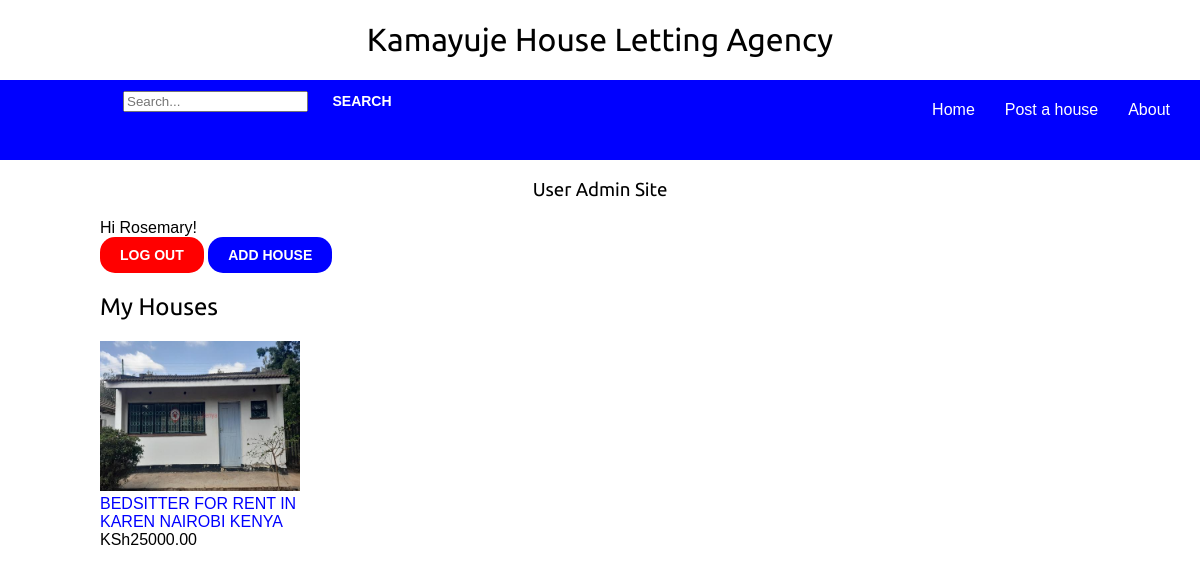
The app's page /user_admin/ (signed in), older data.
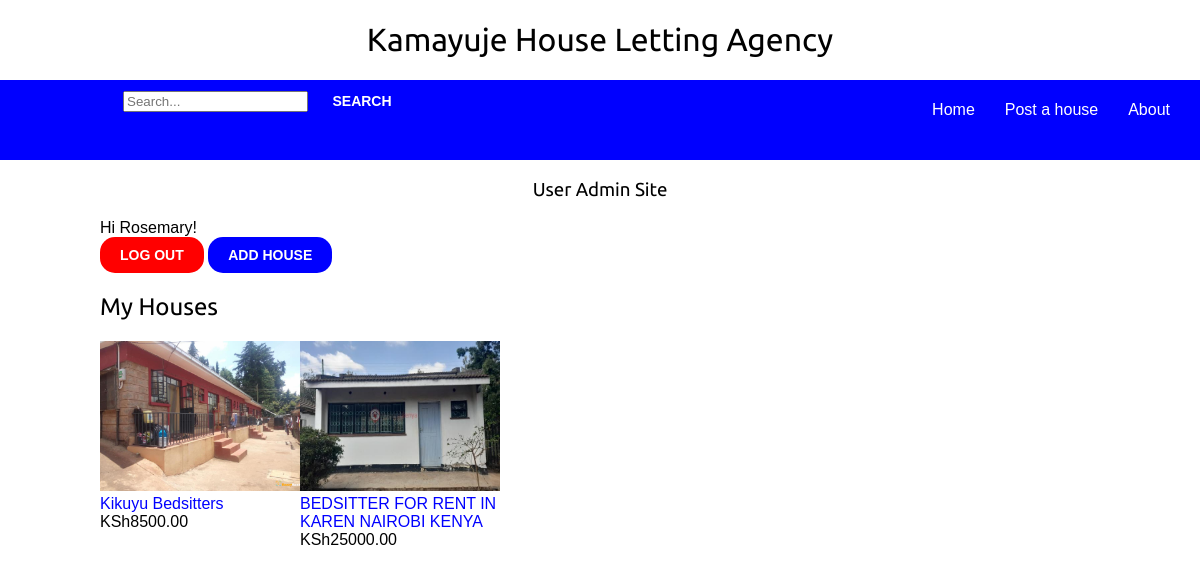
The same page, newer data.
### Houses/models.py (models this page shows, shortened)
class House_Details(models.Model):
    user = models.ForeignKey(User,
                             related_name='houses',
                             on_delete=models.CASCADE)
    location = models.ForeignKey(House_Location,
                                 related_name='houses',
                                 on_delete=models.CASCADE)
    title = models.CharField(max_length=255)
    slug = models.SlugField(max_length=155, unique=True)
    thumbnail = models.ImageField(upload_to='img')
    description = models.TextField(max_length=1000)
    monthly_rent = models.DecimalField(max_digits=10,
                                       decimal_places=2)
    available = models.BooleanField(default=True)
    owners_contact = models.DecimalField(max_digits=10,
                                         decimal_places=0)
    posted = models.DateTimeField(auto_now_add=True)
    updated = models.DateTimeField(auto_now=True)
    class Meta:
        ordering = ['-posted']
    def get_absolute_url(self):
        return reverse('Houses:house_detail', args=[self.id, self.slug])

### accounts/views.py (the view)
# urls.py: path('user_admin/', views.user_admin, name='user_admin'),
@login_required
def user_admin(request):
    houses = request.user.houses.exclude(available=False)
    return render(request, 'userprofile/user_admin.html',
                  {'houses': houses} )

### accounts/templates/userprofile/user_admin.html (shortened to what this page needs)
{% extends 'Agency/base.html' %}
{% block content %}
    <h3>User Admin Site</h3>
    {% if user.is_authenticated %}
         Hi {{ user.username }}!
        <br>
        <button class="logout"><a href="{% url "logout" %}">Log Out</a></button>
    {% else %}
        <p>You are not logged in.</p>
        <a class="alogin" href="{% url "login" %}"><span class="login-home">Log In</span></a>
    {% endif %}
    <button class="posthousehere"><a href="{% url "add_house" %}">Add House</a></button>
    <h2>My Houses</h2>
    {% if houses %}
        {% for house in houses %}
                <div class="my-houses">
                    <a class="afrontpage" href="{% url 'edit_house' house.id %}">
                        <img class="my-housesImg" src="{% if house.thumbnail %}{{ house.thumbnail.url }}{% else %}{%
            static "img/no_image.png" %}{% endif %}">
                    </a>
                    <br>
                    <a class="my-housesTitle" href="{{ house.get_absolute_url }}">{{ house.title }}</a>
                    <br>
                    KSh{{ house.monthly_rent }}
                </div>
        {% endfor %}
    {% else %}
        <p>You've not added any houses...</p>
    {% endif %}
{% endblock %}

Row changes from the older to the newer data that the page shows:
added House_Details: thumbnail (picture), title "Kikuyu Bedsitters", monthly_rent "8500.00"
